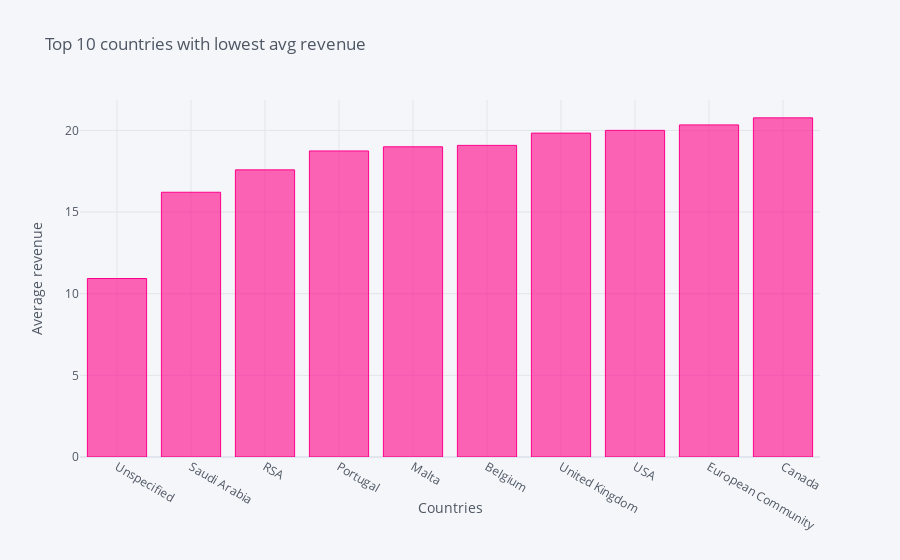

Notebook code cell kept with this figure:
### Code cell
# visualize top 10 countries with lowest average revenue  
df = data4[['Country', 'Revenue']].groupby(['Country']).agg('mean') 
df2 = df.reset_index()
df3 = df2.sort_values(by='Revenue', ascending=True).head(10) 

df3.iplot(kind='bar', x='Country', xTitle='Countries', yTitle='Average revenue', 
           title='Top 10 countries with lowest avg revenue', color='pink')

### Figure 1 — Plotly figure (JSON) as saved in the notebook; plotly's stock layout.template omitted (floating-point values rounded to 4 significant figures)
{"data": [{"marker": {"color": "rgba(255, 0, 136, 0.6)", "line": {"color": "rgba(255, 0, 136, 1.0)", "width": 1}}, "name": "Revenue", "orientation": "v", "text": "", "type": "bar", "x": ["Unspecified", "Saudi Arabia", "RSA", "Portugal", "Malta", "Belgium", "United Kingdom", "USA", "European Community", "Canada"], "y": [10.93, 16.21, 17.58, 18.74, 19.0, 19.08, 19.83, 20.0, 20.34, 20.77]}], "layout": {"legend": {"bgcolor": "#F5F6F9", "font": {"color": "#4D5663"}}, "paper_bgcolor": "#F5F6F9", "plot_bgcolor": "#F5F6F9", "title": {"font": {"color": "#4D5663"}, "text": "Top 10 countries with lowest avg revenue"}, "xaxis": {"gridcolor": "#E1E5ED", "showgrid": true, "tickfont": {"color": "#4D5663"}, "title": {"font": {"color": "#4D5663"}, "text": "Countries"}, "zerolinecolor": "#E1E5ED"}, "yaxis": {"gridcolor": "#E1E5ED", "showgrid": true, "tickfont": {"color": "#4D5663"}, "title": {"font": {"color": "#4D5663"}, "text": "Average revenue"}, "zerolinecolor": "#E1E5ED"}}}
